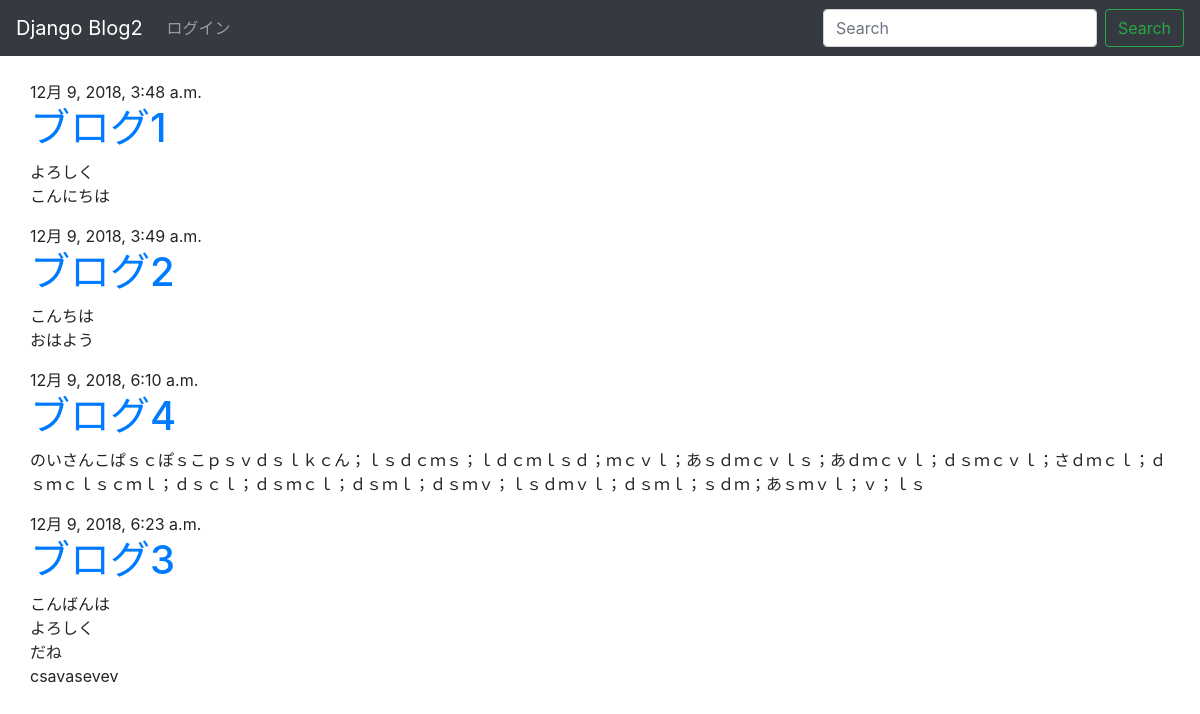
Before: / with the older database file.
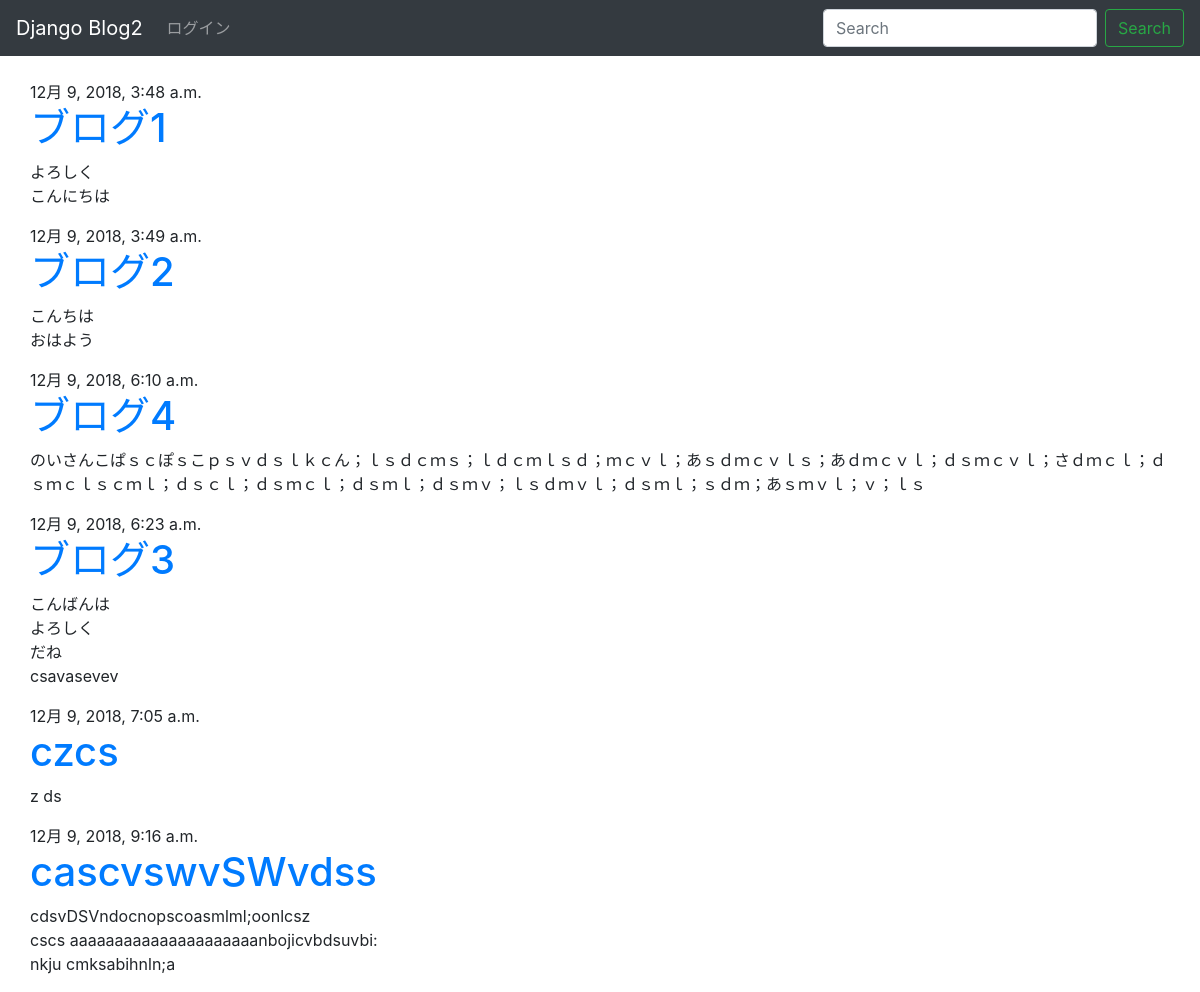
After: the same page with the newer database file.
### blog/models.py (models this page shows, shortened)
class Post(models.Model):
    author = models.ForeignKey("auth.User", on_delete=models.CASCADE)
    title = models.CharField(max_length=200)
    text = models.TextField()
    created_date = models.DateTimeField(default=timezone.now)
    published_date = models.DateTimeField(blank=True, null=True)

### blog/views.py (the view)
# urls.py: path("", views.post_list, name="post_list"),
def post_list(request):
    posts = Post.objects.filter(published_date__lte=timezone.now()).order_by("published_date")
    return render(request, "blog/post_list.html", {"posts": posts})

### blog/templates/blog/post_list.html (shortened to what this page needs)
{% extends "blog/base.html" %}
{% block content %}
    {% for post in posts %}
    {{ post.published_date }}
     <h1><a href="{% url 'post_detail' pk=post.pk %}">{{ post.title }}</a></h1>
     <p>{{ post.text|linebreaksbr }}</p>
    {% endfor %}
{% endblock content %}

Changed rows visible on the page:
added Post: published_date "12月 9, 2018, 7:05 a.m.", title "czcs", text "z ds"
added Post: published_date "12月 9, 2018, 9:16 a.m.", title "cascvswvSWvdss", text "cdsvDSVndocnopscoasmlml;oonlcsz cscs aaaaaaaaaaaaaaaaaaaaanbojicvbdsuvbi: nkju cmksabihnln;a"
